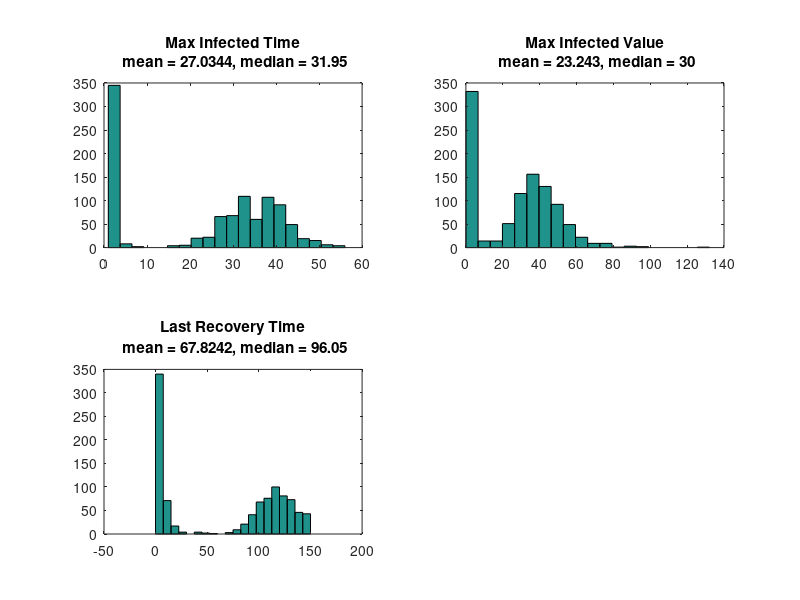

Reproduce this figure in MATLAB.
maxInf = [
2.2,2.0;
0.0,1.0;
0.0,1.0;
41.8,22.0;
0.0,1.0;
49.7,29.0;
0.0,1.0;
0.0,1.0;
45.6,36.0;
35.7,42.0;
35.3,29.0;
32.9,40.0;
39.5,40.0;
56.8,28.0;
46.3,36.0;
0.0,1.0;
32.3,33.0;
21.8,30.0;
89.1,38.0;
0.0,1.0;
47.2,25.0;
38.9,34.0;
0.0,1.0;
50.0,27.0;
28.9,35.0;
38.5,30.0;
46.9,27.0;
54.5,29.0;
0.0,1.0;
45.1,41.0;
22.1,26.0;
48.7,40.0;
0.0,1.0;
43.5,28.0;
35.2,33.0;
46.9,33.0;
5.1,3.0;
40.3,43.0;
34.8,34.0;
32.0,36.0;
35.3,22.0;
0.0,1.0;
36.8,34.0;
0.0,1.0;
30.3,40.0;
69.0,31.0;
0.0,1.0;
0.0,1.0;
30.0,44.0;
38.1,27.0;
0.0,1.0;
0.0,1.0;
38.1,35.0;
47.3,27.0;
0.0,1.0;
33.9,33.0;
47.0,37.0;
0.0,1.0;
29.9,45.0;
46.8,37.0;
39.4,35.0;
25.4,39.0;
40.9,35.0;
25.5,31.0;
30.4,35.0;
0.0,1.0;
31.9,34.0;
0.0,1.0;
21.1,44.0;
51.0,29.0;
38.0,31.0;
0.0,1.0;
40.1,29.0;
36.8,39.0;
24.4,37.0;
1.6,2.0;
62.5,37.0;
44.8,41.0;
43.4,40.0;
4.4,3.0;
41.0,32.0;
30.6,42.0;
0.0,1.0;
36.9,37.0;
14.5,4.0;
2.0,2.0;
28.4,38.0;
52.4,27.0;
38.8,37.0;
0.0,1.0;
0.0,1.0;
59.5,39.0;
42.0,35.0;
73.9,20.0;
30.6,54.0;
32.8,38.0;
65.0,28.0;
0.0,1.0;
0.0,1.0;
46.2,27.0;
62.2,26.0;
36.8,44.0;
0.0,1.0;
0.0,1.0;
27.3,33.0;
41.5,41.0;
0.0,1.0;
44.2,42.0;
25.8,32.0;
0.0,1.0;
23.2,43.0;
45.5,35.0;
0.0,1.0;
41.8,44.0;
61.2,41.0;
29.7,56.0;
23.9,39.0;
0.4,2.0;
37.7,28.0;
47.7,35.0;
0.0,1.0;
0.0,1.0;
39.7,45.0;
17.8,41.0;
43.5,32.0;
53.1,34.0;
0.0,1.0;
20.3,36.0;
34.8,28.0;
58.0,34.0;
34.8,36.0;
0.7,2.0;
36.0,30.0;
41.0,34.0;
60.2,37.0;
33.8,37.0;
0.0,1.0;
0.0,1.0;
52.2,35.0;
0.0,1.0;
30.4,25.0;
0.0,1.0;
0.0,1.0;
0.0,1.0;
40.7,45.0;
0.0,1.0;
0.0,1.0;
46.3,33.0;
44.7,39.0;
39.4,31.0;
55.1,44.0;
37.8,40.0;
41.7,34.0;
36.0,37.0;
43.6,33.0;
0.0,1.0;
32.3,42.0;
0.0,1.0;
29.7,33.0;
0.0,1.0;
0.0,1.0;
31.4,37.0;
47.5,29.0;
69.4,34.0;
29.8,43.0;
7.1,4.0;
23.2,43.0;
45.7,37.0;
36.2,35.0;
21.3,41.0;
29.4,31.0;
0.0,1.0;
59.1,32.0;
29.3,39.0;
62.1,27.0;
73.0,27.0;
0.0,1.0;
0.0,1.0;
52.7,28.0;
6.6,2.0;
33.4,37.0;
0.0,1.0;
0.0,1.0;
34.0,26.0;
0.0,1.0;
0.0,1.0;
0.0,1.0;
2.7,3.0;
30.7,30.0;
55.2,31.0;
56.3,30.0;
31.5,34.0;
42.0,49.0;
54.1,33.0;
18.7,9.0;
38.4,44.0;
35.3,24.0;
33.1,38.0;
27.7,26.0;
0.0,1.0;
40.8,32.0;
2.0,3.0;
0.0,1.0;
33.2,31.0;
34.2,31.0;
0.0,1.0;
55.1,41.0;
34.1,29.0;
0.0,1.0;
0.0,1.0;
41.3,30.0;
0.0,1.0;
39.5,47.0;
33.3,34.0;
43.7,37.0;
0.0,1.0;
24.8,46.0;
61.3,34.0;
0.0,1.0;
36.3,40.0;
45.7,37.0;
65.6,26.0;
0.0,1.0;
0.0,1.0;
36.2,52.0;
50.1,29.0;
38.9,30.0;
45.2,43.0;
35.4,39.0;
26.3,38.0;
45.7,32.0;
37.9,40.0;
56.3,38.0;
30.9,42.0;
0.0,1.0;
0.0,1.0;
24.4,35.0;
0.0,1.0;
28.3,35.0;
51.1,24.0;
33.9,34.0;
48.7,29.0;
55.5,27.0;
39.0,38.0;
0.0,1.0;
0.8,2.0;
0.0,1.0;
35.2,41.0;
0.0,1.0;
1.1,2.0;
74.0,31.0;
54.3,38.0;
0.0,1.0;
0.0,1.0;
44.5,27.0;
0.0,1.0;
0.0,1.0;
0.5,2.0;
24.1,28.0;
0.0,1.0;
33.5,39.0;
0.0,1.0;
41.8,49.0;
14.7,33.0;
31.3,40.0;
0.0,1.0;
32.2,43.0;
22.9,36.0;
30.7,34.0;
37.4,37.0;
1.9,3.0;
0.0,1.0;
36.6,33.0;
46.8,32.0;
36.8,40.0;
53.9,25.0;
39.2,31.0;
27.6,38.0;
0.0,1.0;
92.8,19.0;
32.4,42.0;
33.3,33.0;
37.2,50.0;
32.5,51.0;
30.3,42.0;
18.7,29.0;
40.9,25.0;
0.0,1.0;
41.1,26.0;
42.3,37.0;
35.9,37.0;
74.5,15.0;
0.0,1.0;
80.3,26.0;
0.0,1.0;
32.9,32.0;
0.0,1.0;
3.6,3.0;
31.6,39.0;
45.0,41.0;
35.4,34.0;
43.4,31.0;
0.0,1.0;
0.0,1.0;
40.1,34.0;
57.3,40.0;
35.7,39.0;
0.9,2.0;
46.5,41.0;
31.1,54.0;
27.6,45.0;
39.0,36.0;
53.9,46.0;
36.5,47.0;
0.0,1.0;
61.2,32.0;
0.0,1.0;
69.3,48.0;
40.8,37.0;
3.8,2.0;
30.3,31.0;
37.7,28.0;
48.6,48.0;
7.2,2.0;
0.0,1.0;
28.7,47.0;
0.0,1.0;
28.1,41.0;
0.0,1.0;
26.8,43.0;
0.0,1.0;
68.0,32.0;
46.8,34.0;
40.2,33.0;
44.9,39.0;
23.8,41.0;
29.7,27.0;
23.4,40.0;
0.0,1.0;
33.6,32.0;
49.5,34.0;
0.0,1.0;
0.0,1.0;
47.8,25.0;
35.4,41.0;
38.9,25.0;
42.6,33.0;
0.0,1.0;
61.3,31.0;
52.1,36.0;
46.2,29.0;
0.0,1.0;
32.2,34.0;
51.0,31.0;
0.0,1.0;
28.6,47.0;
0.0,1.0;
27.1,41.0;
45.4,29.0;
0.0,1.0;
56.8,29.0;
40.1,51.0;
40.1,43.0;
52.9,44.0;
1.0,2.0;
42.3,28.0;
46.7,30.0;
0.0,1.0;
0.0,1.0;
0.0,1.0;
0.0,1.0;
28.8,40.0;
48.0,37.0;
33.8,34.0;
0.0,1.0;
0.0,1.0;
36.8,42.0;
49.9,33.0;
22.3,37.0;
44.7,29.0;
0.0,1.0;
0.0,1.0;
26.3,38.0;
38.8,41.0;
0.0,1.0;
36.0,43.0;
26.7,51.0;
27.3,40.0;
43.8,39.0;
54.0,40.0;
21.0,40.0;
36.6,34.0;
38.7,43.0;
15.7,3.0;
59.6,38.0;
36.1,32.0;
51.2,33.0;
44.3,40.0;
25.5,37.0;
36.5,43.0;
34.8,37.0;
0.4,2.0;
44.6,36.0;
2.0,2.0;
86.0,17.0;
42.3,41.0;
46.4,42.0;
0.0,1.0;
0.0,1.0;
34.3,32.0;
44.5,39.0;
40.5,40.0;
48.4,39.0;
36.4,32.0;
0.0,1.0;
9.6,4.0;
25.7,38.0;
46.8,26.0;
32.6,26.0;
39.8,41.0;
0.0,1.0;
33.7,34.0;
40.1,33.0;
44.3,35.0;
0.0,1.0;
73.2,25.0;
0.0,1.0;
69.2,23.0;
0.0,1.0;
39.1,34.0;
50.8,33.0;
32.0,36.0;
0.0,1.0;
0.0,1.0;
56.0,34.0;
48.5,28.0;
35.7,30.0;
0.0,1.0;
4.7,2.0;
30.7,33.0;
40.7,46.0;
0.0,1.0;
0.0,1.0;
27.9,49.0;
19.1,5.0;
18.7,2.0;
4.1,3.0;
26.4,49.0;
51.9,33.0;
39.7,42.0;
56.4,28.0;
0.0,1.0;
39.6,29.0;
44.4,44.0;
34.3,35.0;
0.0,1.0;
27.4,42.0;
0.0,1.0;
39.1,46.0;
0.0,1.0;
0.0,1.0;
0.0,1.0;
34.4,35.0;
55.7,25.0;
50.0,19.0;
42.1,32.0;
0.0,1.0;
26.3,16.0;
48.3,29.0;
0.0,1.0;
11.7,2.0;
38.1,36.0;
32.6,44.0;
5.3,3.0;
0.0,1.0;
36.2,34.0;
56.1,35.0;
16.3,49.0;
24.6,44.0;
1.3,2.0;
34.3,33.0;
40.2,31.0;
35.9,40.0;
17.5,2.0;
0.0,1.0;
29.6,40.0;
0.0,1.0;
35.1,27.0;
48.8,28.0;
30.8,23.0;
41.9,35.0;
2.6,2.0;
3.3,4.0;
0.0,1.0;
47.3,36.0;
31.0,40.0;
0.0,1.0;
30.8,41.0;
0.0,1.0;
33.7,40.0;
24.6,33.0;
55.2,23.0;
37.7,34.0;
0.0,1.0;
33.4,31.0;
72.6,42.0;
39.4,28.0;
56.5,36.0;
0.0,1.0;
45.4,35.0;
2.1,2.0;
51.1,31.0;
0.0,1.0;
20.4,26.0;
0.0,1.0;
0.0,1.0;
41.8,38.0;
0.0,1.0;
0.0,1.0;
0.0,1.0;
31.1,36.0;
0.0,1.0;
36.3,33.0;
49.6,44.0;
0.0,1.0;
49.0,22.0;
0.0,1.0;
0.0,1.0;
41.3,47.0;
33.5,38.0;
58.8,32.0;
44.9,31.0;
28.0,39.0;
0.0,1.0;
20.9,26.0;
37.3,41.0;
36.2,31.0;
4.2,2.0;
0.0,1.0;
39.9,29.0;
33.9,50.0;
59.1,23.0;
0.0,1.0;
69.4,29.0;
39.9,34.0;
0.0,1.0;
0.0,1.0;
8.9,3.0;
3.3,3.0;
0.0,1.0;
36.2,37.0;
0.0,1.0;
2.4,2.0;
77.7,29.0;
55.8,38.0;
25.6,44.0;
31.6,24.0;
30.5,31.0;
36.0,30.0;
0.0,1.0;
30.1,42.0;
25.9,47.0;
34.0,43.0;
0.0,1.0;
2.2,3.0;
25.4,30.0;
36.2,35.0;
45.1,39.0;
38.0,39.0;
0.0,1.0;
53.5,23.0;
0.0,1.0;
42.1,43.0;
17.2,2.0;
0.0,1.0;
0.0,1.0;
52.2,40.0;
49.6,34.0;
0.0,1.0;
62.0,25.0;
43.0,24.0;
0.0,1.0;
31.2,44.0;
36.8,36.0;
0.0,1.0;
30.7,36.0;
33.5,47.0;
73.8,26.0;
34.2,35.0;
71.7,39.0;
37.3,38.0;
52.4,32.0;
0.0,1.0;
21.5,34.0;
56.5,36.0;
32.4,39.0;
0.0,1.0;
0.0,1.0;
49.3,35.0;
3.4,2.0;
38.5,45.0;
34.2,30.0;
41.7,40.0;
0.0,1.0;
49.9,41.0;
51.1,38.0;
51.0,40.0;
64.7,36.0;
33.9,48.0;
22.8,33.0;
33.1,47.0;
7.6,2.0;
49.0,34.0;
1.8,2.0;
0.0,1.0;
7.2,3.0;
42.0,33.0;
0.0,1.0;
40.7,41.0;
26.5,39.0;
0.0,1.0;
72.1,28.0;
0.0,1.0;
51.2,36.0;
39.1,35.0;
40.5,33.0;
0.0,1.0;
0.0,1.0;
0.0,1.0;
41.8,30.0;
35.7,38.0;
54.6,33.0;
0.0,1.0;
52.8,26.0;
50.2,30.0;
46.2,34.0;
0.0,1.0;
0.0,1.0;
0.0,1.0;
28.3,36.0;
0.0,1.0;
1.9,2.0;
46.6,37.0;
56.2,45.0;
44.6,34.0;
41.3,40.0;
31.8,29.0;
0.0,1.0;
0.0,1.0;
89.7,26.0;
35.7,23.0;
27.7,32.0;
45.2,37.0;
43.2,36.0;
43.2,34.0;
1.0,3.0;
48.4,42.0;
61.4,25.0;
61.6,29.0;
47.7,34.0;
43.3,43.0;
0.6,2.0;
38.9,23.0;
50.4,40.0;
0.0,1.0;
24.0,27.0;
22.0,37.0;
0.0,1.0;
32.2,46.0;
55.5,41.0;
0.0,1.0;
0.0,1.0;
0.0,1.0;
77.5,21.0;
49.1,31.0;
49.3,35.0;
0.0,1.0;
27.6,40.0;
0.0,1.0;
39.3,37.0;
31.9,44.0;
54.4,24.0;
35.8,49.0;
0.0,1.0;
42.6,33.0;
23.3,35.0;
50.0,43.0;
35.5,24.0;
0.0,1.0;
56.6,27.0;
28.4,24.0;
0.0,1.0;
18.6,23.0;
0.0,1.0;
35.1,44.0;
32.4,43.0;
31.3,34.0;
24.3,38.0;
31.1,29.0;
37.8,47.0;
32.9,37.0;
0.0,1.0;
44.3,32.0;
39.9,41.0;
0.0,1.0;
55.4,39.0;
54.2,26.0;
3.8,2.0;
58.0,35.0;
0.0,1.0;
0.0,1.0;
0.0,1.0;
55.8,29.0;
29.5,41.0;
0.0,1.0;
1.0,2.0;
42.3,43.0;
23.2,4.0;
0.0,1.0;
30.1,40.0;
46.0,48.0;
44.8,40.0;
0.0,1.0;
12.7,7.0;
0.0,1.0;
47.9,34.0;
35.2,39.0;
0.0,1.0;
43.7,24.0;
28.9,38.0;
38.8,26.0;
0.0,1.0;
33.7,27.0;
0.0,1.0;
24.8,36.0;
48.7,42.0;
34.5,32.0;
2.3,2.0;
15.0,3.0;
10.9,2.0;
0.0,1.0;
42.7,35.0;
28.1,21.0;
47.4,42.0;
47.5,34.0;
32.2,42.0;
32.6,48.0;
1.9,2.0;
46.8,43.0;
39.6,38.0;
26.3,51.0;
39.5,38.0;
23.7,28.0;
35.9,42.0;
31.6,37.0;
22.1,55.0;
0.0,1.0;
45.8,33.0;
34.8,33.0;
0.0,1.0;
2.0,2.0;
19.6,42.0;
43.1,34.0;
47.8,38.0;
0.0,1.0;
56.4,37.0;
40.3,37.0;
36.8,42.0;
44.0,43.0;
41.2,27.0;
0.0,1.0;
9.2,2.0;
29.4,44.0;
34.7,28.0;
0.0,1.0;
42.8,38.0;
0.0,1.0;
35.0,32.0;
40.9,46.0;
38.2,30.0;
34.4,34.0;
0.0,1.0;
2.0,2.0;
0.0,1.0;
37.3,47.0;
0.0,1.0;
44.2,40.0;
38.6,37.0;
37.6,39.0;
54.8,26.0;
37.8,19.0;
47.6,31.0;
0.0,1.0;
32.7,35.0;
33.4,28.0;
38.7,37.0;
37.0,28.0;
0.0,1.0;
56.1,32.0;
34.5,36.0;
38.7,28.0;
0.0,1.0;
38.5,34.0;
64.6,45.0;
44.4,28.0;
0.0,1.0;
4.1,2.0;
45.7,27.0;
29.9,45.0;
23.0,32.0;
6.0,2.0;
0.0,1.0;
0.0,1.0;
0.0,1.0;
0.0,1.0;
34.9,30.0;
46.8,43.0;
29.7,50.0;
42.6,47.0;
0.0,1.0;
0.0,1.0;
46.4,40.0;
49.5,46.0;
21.8,32.0;
39.0,26.0;
49.7,37.0;
0.0,1.0;
0.0,1.0;
40.1,40.0;
0.0,1.0;
40.7,40.0;
62.6,27.0;
0.0,1.0;
39.2,34.0;
0.5,2.0;
42.9,28.0;
4.9,2.0;
0.0,1.0;
0.0,1.0;
50.6,36.0;
0.0,1.0;
77.6,28.0;
0.0,1.0;
42.3,39.0;
0.7,2.0;
0.0,1.0;
20.3,23.0;
42.1,40.0;
0.0,1.0;
56.8,43.0;
0.0,1.0;
0.0,1.0;
32.1,38.0;
0.0,1.0;
34.7,36.0;
26.1,41.0;
39.0,38.0;
132.1,19.0;
30.8,38.0;
45.4,30.0;
36.8,32.0;
27.9,32.0;
32.3,42.0;
0.0,1.0;
0.2,2.0;
54.7,25.0;
54.8,40.0;
50.9,40.0;
50.8,29.0;
49.8,26.0;
35.6,43.0;
42.9,31.0;
52.5,23.0;
4.4,3.0;
63.2,36.0;
0.0,1.0;
28.7,37.0;
46.1,38.0;
39.9,22.0;
0.0,1.0;
28.0,45.0;
32.1,40.0;
35.3,39.0;
35.7,49.0;
19.9,39.0;
0.0,1.0;
49.3,37.0;
48.6,40.0;
0.0,1.0;
36.7,38.0;
32.2,38.0;
28.8,43.0;
25.3,34.0;
34.5,35.0;
0.8,2.0;
0.0,1.0;
0.0,1.0;
62.9,26.0;
1.9,2.0;
45.5,22.0;
41.0,29.0;
60.8,39.0;
55.6,39.0;
51.6,22.0;
30.1,26.0;
0.0,1.0;
52.6,38.0;
32.6,40.0;
47.8,22.0;
45.3,29.0;
0.0,1.0;
46.5,36.0;
0.0,1.0;
8.7,2.0;
47.1,28.0;
0.0,1.0;
0.0,1.0;
0.0,1.0;
27.9,46.0;
46.0,31.0;
55.1,37.0;
0.0,1.0;
46.0,28.0;
0.0,1.0;
50.2,30.0;
42.7,36.0;
0.0,1.0;
0.0,1.0;
40.8,37.0;
35.9,33.0;
0.0,1.0;
0.0,1.0;
0.0,1.0;
11.1,2.0;
6.1,2.0;
4.4,2.0;
47.6,27.0;
38.6,39.0;
0.0,1.0;
6.2,2.0;
32.6,44.0;
29.5,32.0;
31.0,37.0;
2.0,4.0;
42.7,42.0;
43.4,39.0;
46.0,35.0;
52.5,26.0;
45.0,39.0;
45.9,37.0;
28.5,25.0;
92.5,15.0;
28.9,33.0;
45.0,40.0;
52.3,24.0;
0.0,1.0;
0.0,1.0;
27.0,36.0;
41.5,32.0;
0.1,2.0;
0.0,1.0;
56.1,40.0;
0.0,1.0;
13.0,3.0;
27.0,32.0;
0.0,1.0;
9.8,4.0;
24.1,32.0;
0.0,1.0;
0.0,1.0;
0.0,1.0;
41.3,25.0;
0.0,1.0;
0.0,1.0;
47.2,33.0;
40.8,35.0;
36.2,41.0;
29.4,39.0;
0.0,1.0;
36.1,26.0;
1.8,2.0;
0.0,1.0;
0.0,1.0;
30.6,37.0;
38.4,40.0;
56.9,32.0;
1.3,3.0;
0.0,1.0;
31.3,37.0;
64.2,22.0;
35.5,33.0;
28.8,33.0;
26.9,37.0;
37.0,38.0;
31.7,52.0;
0.0,1.0;
0.0,1.0;
51.0,34.0;
42.9,36.0;
0.0,1.0;
];
lastRec = [
7.4;
6.6;
2.1;
94.8;
1.8;
146.1;
7.5;
3.9;
-0.1;
129.0;
-0.1;
130.0;
115.1;
109.3;
125.5;
0.8;
131.3;
110.1;
139.3;
5.7;
104.4;
126.5;
13.2;
123.0;
101.8;
103.8;
120.3;
115.9;
3.0;
94.6;
117.4;
131.1;
3.8;
103.1;
110.6;
123.0;
9.8;
103.2;
110.7;
94.7;
-0.1;
2.1;
90.2;
0.6;
-0.1;
134.1;
0.2;
6.2;
108.5;
-0.1;
0.2;
4.2;
106.0;
122.6;
0.9;
140.8;
109.9;
3.9;
111.5;
147.4;
82.6;
74.9;
-0.1;
116.5;
110.5;
2.1;
99.7;
2.9;
86.7;
145.3;
129.1;
2.5;
94.1;
120.4;
107.2;
12.1;
109.0;
135.0;
138.6;
43.4;
113.3;
92.4;
1.2;
101.3;
19.0;
18.2;
108.2;
-0.1;
132.8;
8.7;
6.4;
111.0;
115.9;
-0.1;
89.4;
126.8;
-0.1;
2.6;
6.6;
124.6;
137.4;
105.4;
6.1;
1.9;
81.8;
105.2;
13.1;
130.9;
122.3;
0.5;
96.2;
114.7;
0.3;
144.9;
123.6;
110.5;
99.0;
18.7;
128.0;
93.3;
8.0;
0.8;
130.6;
87.7;
106.0;
130.5;
0.5;
96.2;
113.1;
129.3;
95.8;
3.9;
140.6;
-0.1;
118.2;
120.2;
2.1;
3.8;
143.0;
0.4;
120.0;
3.3;
10.8;
0.4;
129.2;
3.4;
0.2;
128.9;
96.6;
108.9;
142.2;
119.0;
146.5;
97.5;
122.2;
9.7;
105.3;
2.3;
97.5;
3.4;
1.8;
102.0;
-0.1;
-0.1;
101.4;
21.7;
97.0;
134.4;
-0.1;
107.9;
110.6;
5.2;
121.1;
131.3;
131.6;
148.9;
0.1;
5.1;
116.1;
9.3;
105.9;
1.8;
6.4;
120.9;
4.2;
13.4;
2.4;
11.0;
87.8;
134.8;
123.4;
-0.1;
107.7;
132.9;
38.3;
-0.1;
116.2;
98.1;
120.8;
1.2;
123.7;
9.5;
1.3;
107.5;
90.1;
2.5;
117.3;
122.0;
3.8;
4.3;
148.1;
7.9;
104.8;
119.6;
134.1;
5.3;
112.1;
135.7;
6.5;
-0.1;
145.4;
-0.1;
2.3;
0.2;
100.8;
145.4;
111.5;
128.9;
95.4;
84.4;
139.9;
129.0;
126.8;
132.5;
5.2;
5.2;
100.3;
12.7;
120.5;
129.9;
106.3;
105.5;
136.0;
-0.1;
1.5;
4.2;
0.4;
97.9;
0.5;
12.8;
-0.1;
116.1;
7.2;
0.3;
122.0;
9.1;
0.8;
13.4;
89.8;
5.7;
103.7;
0.4;
149.2;
128.2;
88.8;
0.2;
94.6;
-0.1;
75.9;
120.4;
4.0;
3.3;
136.3;
121.1;
116.0;
-0.1;
134.4;
146.3;
1.5;
-0.1;
-0.1;
140.4;
122.3;
124.8;
121.9;
136.4;
-0.1;
7.1;
103.0;
82.3;
115.9;
140.7;
2.3;
149.5;
2.3;
103.4;
5.7;
15.2;
127.8;
98.9;
128.6;
119.9;
0.9;
6.7;
105.7;
145.3;
134.8;
9.0;
119.9;
121.2;
86.9;
122.0;
102.0;
138.2;
5.9;
-0.1;
0.2;
144.3;
123.2;
11.2;
-0.1;
114.8;
99.8;
8.0;
4.5;
128.1;
2.5;
139.9;
3.1;
104.6;
4.2;
126.0;
133.5;
-0.1;
126.1;
109.4;
116.9;
85.0;
3.6;
90.1;
117.5;
2.1;
2.6;
115.7;
127.0;
146.7;
84.7;
2.3;
114.6;
115.0;
126.8;
0.5;
108.7;
105.4;
0.3;
119.8;
0.6;
115.0;
97.1;
0.4;
114.1;
133.5;
111.1;
-0.1;
3.6;
113.0;
101.6;
15.5;
5.7;
0.1;
1.7;
125.4;
107.1;
130.4;
5.9;
12.8;
116.1;
130.8;
-0.1;
134.1;
2.4;
2.2;
112.4;
-0.1;
0.9;
90.0;
113.7;
118.5;
106.3;
104.5;
107.3;
87.5;
141.2;
23.5;
126.1;
111.0;
120.4;
104.3;
113.0;
100.3;
113.9;
6.4;
148.3;
11.4;
-0.1;
132.4;
109.3;
4.4;
1.6;
116.9;
108.0;
-0.1;
108.6;
124.9;
4.3;
13.9;
91.6;
-0.1;
119.5;
98.9;
12.9;
89.7;
106.7;
148.1;
0.2;
-0.1;
1.9;
-0.1;
9.7;
127.7;
121.0;
139.2;
12.6;
6.3;
122.2;
126.4;
-0.1;
1.2;
8.2;
101.1;
112.8;
4.6;
3.4;
74.7;
55.1;
21.8;
9.5;
106.6;
141.5;
144.3;
-0.1;
5.5;
104.2;
120.3;
-0.1;
2.0;
81.7;
0.4;
108.1;
0.3;
1.1;
4.9;
-0.1;
144.5;
148.1;
139.0;
0.8;
-0.1;
108.4;
2.5;
15.2;
148.8;
117.3;
19.1;
7.2;
135.2;
127.3;
81.1;
109.0;
9.3;
-0.1;
112.4;
115.1;
23.6;
13.8;
113.5;
2.9;
112.3;
-0.1;
121.5;
-0.1;
6.9;
10.0;
0.5;
125.6;
98.0;
4.7;
111.0;
9.3;
106.8;
97.2;
-0.1;
147.4;
4.6;
-0.1;
138.3;
122.8;
120.9;
1.0;
149.8;
9.0;
-0.1;
4.4;
104.8;
8.2;
0.4;
126.3;
2.6;
0.3;
1.6;
81.2;
0.5;
94.1;
108.4;
1.1;
110.6;
1.2;
10.5;
-0.1;
115.3;
-0.1;
133.4;
125.8;
0.2;
117.7;
81.3;
117.9;
9.7;
2.8;
117.8;
144.7;
105.8;
5.1;
119.5;
115.1;
1.4;
4.2;
12.5;
14.1;
8.0;
79.5;
18.1;
7.7;
-0.1;
117.3;
104.5;
126.3;
78.9;
104.5;
4.2;
86.3;
90.2;
114.5;
0.3;
10.7;
130.2;
126.3;
99.5;
134.9;
0.7;
130.7;
1.6;
-0.1;
19.5;
0.5;
10.3;
131.1;
131.6;
6.9;
-0.1;
-0.1;
0.3;
98.8;
96.9;
2.5;
-0.1;
131.2;
121.9;
116.7;
124.5;
99.2;
108.9;
0.6;
119.6;
-0.1;
97.2;
5.4;
1.1;
136.9;
11.3;
110.9;
106.5;
95.4;
8.7;
136.6;
113.3;
95.9;
-0.1;
100.0;
-0.1;
97.2;
9.9;
108.6;
9.8;
1.4;
16.9;
119.0;
1.4;
123.3;
134.4;
6.5;
139.4;
1.7;
112.8;
133.8;
116.0;
1.6;
9.2;
1.2;
144.4;
132.0;
126.5;
2.2;
-0.1;
139.2;
115.2;
4.3;
1.8;
15.7;
128.7;
2.5;
5.5;
97.5;
-0.1;
113.4;
-0.1;
89.0;
2.7;
0.6;
-0.1;
102.7;
128.5;
114.0;
-0.1;
136.4;
15.3;
129.0;
137.0;
143.9;
129.6;
117.0;
3.1;
148.7;
117.8;
2.2;
73.3;
107.8;
4.3;
124.4;
100.3;
0.5;
11.4;
0.5;
-0.1;
120.8;
100.5;
2.0;
92.9;
8.8;
-0.1;
86.7;
121.3;
125.8;
0.2;
140.8;
116.0;
130.0;
-0.1;
9.2;
114.7;
132.8;
4.2;
116.3;
7.0;
136.7;
130.7;
132.5;
134.5;
115.3;
120.2;
86.2;
5.4;
131.4;
110.1;
4.5;
150.0;
113.8;
10.7;
-0.1;
4.9;
0.1;
1.8;
-0.1;
99.7;
4.7;
13.2;
104.7;
46.4;
0.4;
99.5;
138.8;
104.1;
10.2;
51.6;
0.9;
130.1;
-0.1;
0.7;
100.0;
87.4;
113.0;
3.9;
132.7;
4.6;
110.4;
112.7;
122.0;
2.9;
26.3;
13.7;
1.2;
113.0;
147.6;
104.2;
-0.1;
99.0;
95.7;
5.4;
97.1;
118.6;
116.1;
106.4;
-0.1;
-0.1;
123.7;
106.8;
0.1;
126.8;
88.6;
7.3;
5.1;
92.2;
98.8;
124.1;
1.2;
129.6;
131.5;
97.5;
122.6;
126.1;
6.8;
12.2;
101.3;
112.7;
1.1;
122.0;
0.2;
104.8;
115.6;
-0.1;
127.3;
2.8;
26.0;
1.0;
115.1;
5.8;
113.7;
-0.1;
116.2;
149.9;
-0.1;
137.9;
17.6;
99.0;
139.1;
143.0;
128.5;
3.7;
144.0;
105.9;
140.6;
0.3;
105.4;
136.1;
140.4;
9.7;
9.3;
127.5;
-0.1;
132.9;
12.6;
1.8;
2.5;
0.4;
6.7;
106.8;
127.3;
86.0;
144.9;
2.7;
4.2;
116.1;
138.0;
106.3;
134.1;
-0.1;
3.5;
2.0;
104.9;
7.8;
118.6;
119.3;
0.8;
92.6;
2.4;
132.1;
11.7;
3.5;
7.4;
-0.1;
7.4;
-0.1;
4.7;
90.8;
2.4;
1.1;
92.9;
122.1;
2.7;
108.1;
6.8;
8.3;
115.2;
2.8;
132.7;
112.5;
113.2;
-0.1;
108.5;
132.9;
-0.1;
106.6;
109.0;
2.7;
5.3;
-0.1;
145.9;
110.1;
137.1;
138.1;
104.4;
118.5;
122.8;
40.6;
116.4;
2.7;
99.6;
94.5;
139.2;
3.4;
120.8;
93.3;
130.5;
112.1;
102.4;
1.2;
126.9;
137.8;
0.8;
107.8;
99.1;
114.4;
96.6;
96.4;
6.9;
0.4;
6.6;
-0.1;
6.6;
150.0;
138.8;
145.0;
121.2;
121.7;
124.2;
5.1;
145.3;
97.5;
150.0;
127.2;
1.4;
143.5;
2.4;
14.4;
118.0;
4.7;
2.5;
3.1;
147.2;
106.5;
104.9;
3.4;
116.6;
4.8;
115.4;
96.5;
0.5;
3.5;
130.9;
127.3;
5.6;
0.6;
1.2;
13.3;
13.1;
6.9;
114.3;
135.0;
4.2;
14.4;
112.9;
111.7;
101.3;
11.2;
112.5;
115.7;
115.3;
136.5;
114.5;
99.1;
-0.1;
-0.1;
122.0;
116.3;
129.9;
1.3;
1.1;
93.3;
104.8;
8.0;
14.1;
124.2;
1.8;
17.4;
83.3;
2.9;
42.8;
139.8;
4.8;
1.7;
4.7;
119.8;
2.5;
3.0;
115.3;
-0.1;
101.7;
119.3;
1.5;
100.1;
2.2;
2.3;
11.5;
115.7;
108.5;
141.3;
19.8;
10.8;
145.6;
129.3;
90.6;
112.8;
115.3;
101.6;
143.7;
0.7;
5.0;
128.5;
119.3;
2.8;
];
sdMaxInfTime = 31.6;
sdMaxInfValue = 38.71612597804747;
sdLastRecTime = 101.6;
maxInfTimes = maxInf(:, 1);
maxInfValues = maxInf(:, 2);
lastRecTimes = lastRec(:, 1);
maxInfTimesMean = mean(maxInfTimes);
maxInfTimesMedian = median(maxInfTimes);
maxInfValuesMean = mean(maxInfValues);
maxInfValuesMedian = median(maxInfValues);
lastRecTimesMean = mean(lastRecTimes);
lastRecTimesMedian = median(lastRecTimes);
figure
subplot (2, 2, 1);
hist(maxInfValues, 20);
title (sprintf ('Max Infected Time\n mean = %d, median = %d', maxInfTimesMean, maxInfTimesMedian));
subplot (2, 2, 2);
hist(maxInfTimes, 20);
title (sprintf ('Max Infected Value\n mean = %d, median = %d', maxInfValuesMean, maxInfValuesMedian));
subplot (2, 2, 3);
hist(lastRecTimes, 20);
title (sprintf ('Last Recovery Time\n mean = %d, median = %d', lastRecTimesMean, lastRecTimesMedian));
